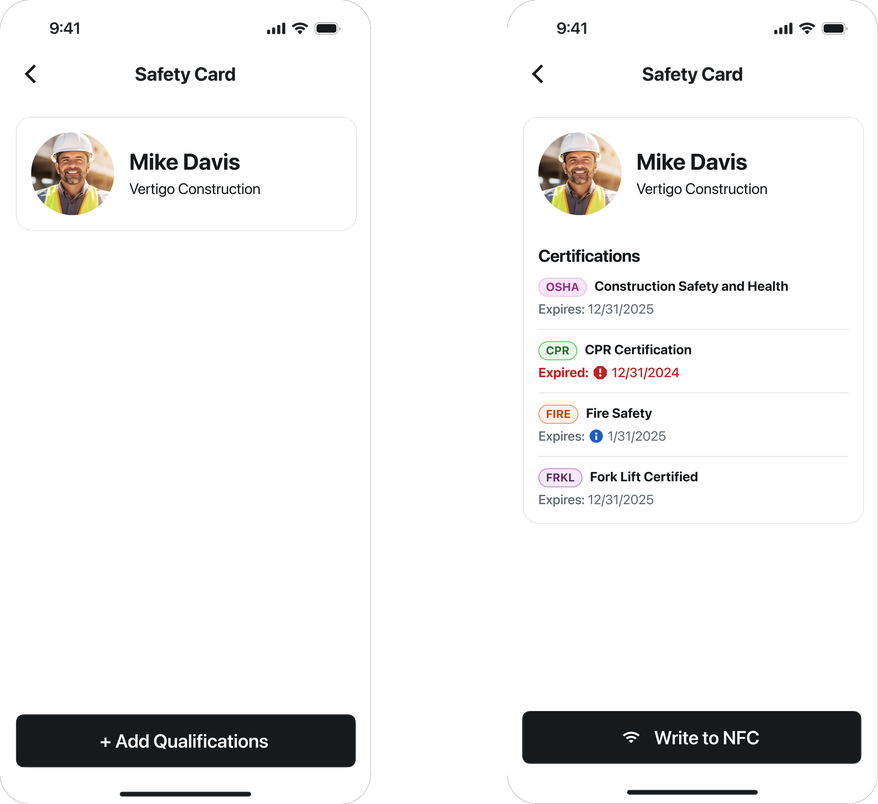
#> input picture assets/sc-mockup-1.png, 878 x 804 px, shrunk from 6183 x 5660 before the run
$ python whiten-qualifications-letterbox.py
#> lines starting #> are read from the running program, lines starting #| are printed output that depends on the picture; after the words box and inside, x2 and y2 are one past the last pixel; in counts of white or black regions, pixels touching at a corner belong together
"""Full-resolution: whiten edge-connected letterbox only; never touch mockup interiors."""
from __future__ import annotations

from pathlib import Path

import numpy as np
from PIL import Image

Image.MAX_IMAGE_PIXELS = None

ROOT = Path(__file__).resolve().parents[1] / "assets"
BLACK = 22
BG = (244, 241, 234, 255)  # --bg cream paper


def flood_from_seeds(mask: np.ndarray, seeds: np.ndarray) -> np.ndarray:
    fill = seeds & mask
    for _ in range(mask.shape[0] + mask.shape[1] + 4):
        dilated = fill.copy()
        dilated[1:, :] |= fill[:-1, :]
        dilated[:-1, :] |= fill[1:, :]
        dilated[:, 1:] |= fill[:, :-1]
        dilated[:, :-1] |= fill[:, 1:]
        nxt = dilated & mask
        if np.array_equal(nxt, fill):
            return fill
        fill = nxt
    return fill


def whiten_letterbox(path: Path) -> None:
    print("whiten letterbox", path.name)
    im = Image.open(path).convert("RGBA")
#> im is the input picture: PIL image 878x804 RGBA; mean R, G, B, A 65.9, 65.6, 65.3, 78.7
    arr = np.array(im)
    h, w = arr.shape[:2]
#> h = 804; w = 878
    rgb = arr[..., :3].astype(np.int16)
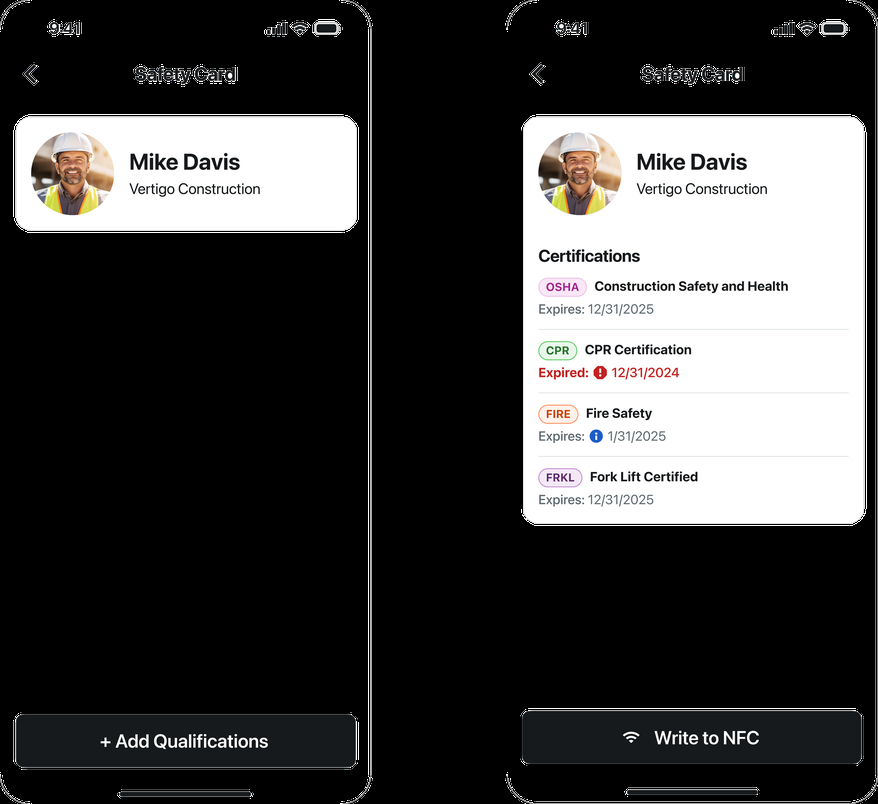
#> rgb: shape (804, 878, 3) int16; mean R, G, B 65.9, 65.6, 65.3
    opaque = arr[..., 3] > 8
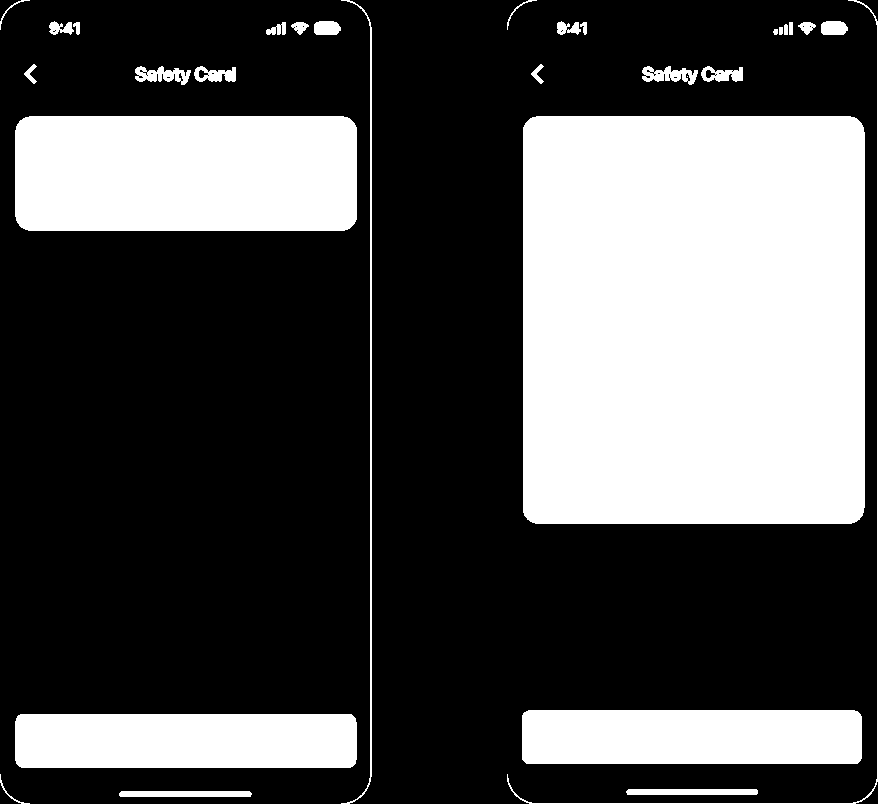
#> opaque: shape (804, 878) bool; 31.7% white; 31 white regions (1 under 20 px), largest, box (x1, y1, x2, y2) and area: (523, 116, 865, 524) 139298, (15, 116, 357, 231) 39101, (15, 714, 357, 768) 18398
    black = (rgb.max(axis=2) <= BLACK) & opaque
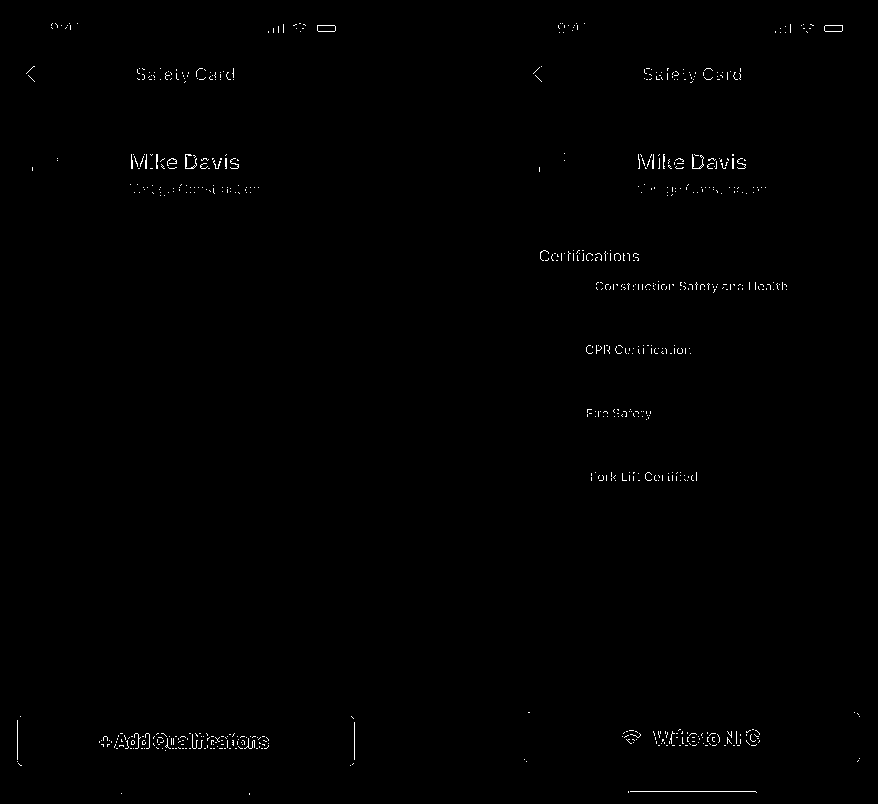
#> black: shape (804, 878) bool; 0.45% white in thin lines or dots
    seeds = np.zeros(black.shape, dtype=bool)
    seeds[0, :] = seeds[-1, :] = seeds[:, 0] = seeds[:, -1] = True
    fill = flood_from_seeds(black, seeds)
#> in flood_from_seeds, `fill = seeds & mask`: fill: shape (804, 878) bool; every value is 0
    arr[fill, 0] = BG[0]
    arr[fill, 1] = BG[1]
    arr[fill, 2] = BG[2]
    arr[fill, 3] = 255
    out = Image.fromarray(arr, "RGBA")
    out.save(path, optimize=True)
    out.save(path.with_suffix(".webp"), "WEBP", quality=88, method=4)
    print(f"  {w}x{h}, letterbox px {int(fill.sum())}")
#|   878x804, letterbox px 0


def main() -> None:
    for name in ("sc-mockup-1.png", "mockup-3.png"):
        p = ROOT / name
        if p.exists():
            whiten_letterbox(p)


if __name__ == "__main__":
    main()
